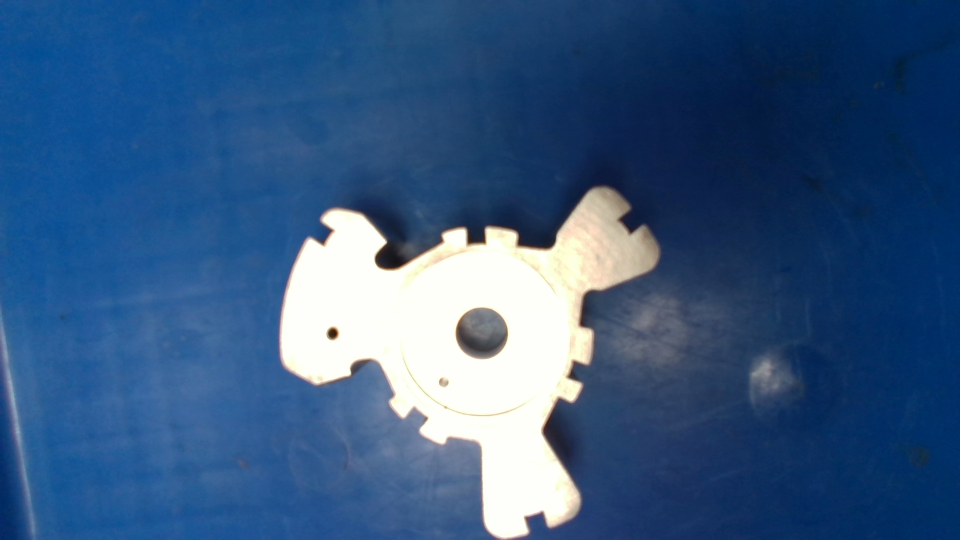
#> input picture test_images/test_10.jpg, 1920 x 1080 px, given in place of template.jpg, which was not available (shown at 1/2 size)
$ python manual_homography.py
#> lines starting #> are read from the running program, lines starting #| are printed output that depends on the picture; pictures that were not available may be replaced by others from this repository, and a replacement may not be noted
import cv2
import numpy as np

# Global variables to store selected points and current image being selected
template_points = []
test_points = []
selecting_template = True  # Start by selecting points on the template image

# Mouse callback function
def select_points(event, x, y, flags, param):
    global template_points, test_points, selecting_template
    if event == cv2.EVENT_LBUTTONDOWN:
        if selecting_template:
            template_points.append((x, y))
            cv2.circle(template_disp, (x, y), 5, (0, 255, 0), -1)
            cv2.imshow("Template Image", template_disp)
        else:
            test_points.append((x, y))
            cv2.circle(test_disp, (x, y), 5, (0, 255, 0), -1)
            cv2.imshow("Test Image", test_disp)

# Read the template and test images
template = cv2.imread("/mnt/data/sam/Mowito/test_images/template.jpg")
#> template is the input picture: shape (1080, 1920, 3); mean B, G, R 129.6, 88.7, 54.4
test_img = cv2.imread("/mnt/data/sam/Mowito/test_images/test_1.jpg")
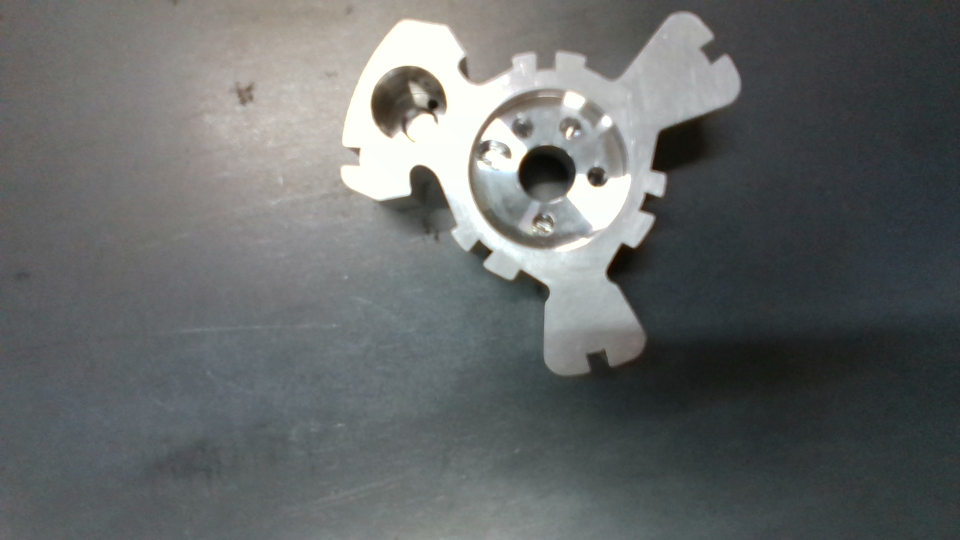
#> input picture test_images/test_1.jpg, 1920 x 1080 px, found by its file name (shown at 1/2 size)
#> test_img is the input picture: shape (1080, 1920, 3); mean B, G, R 104.1, 104.5, 101.3


template = cv2.resize(template, (0, 0), fx=1/2, fy=1/2)
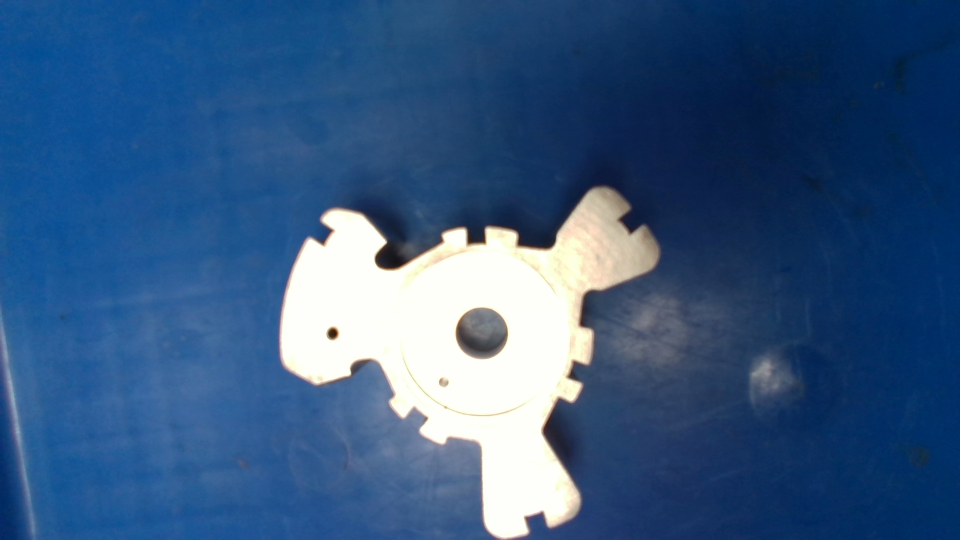
#> template: shape (540, 960, 3); mean B, G, R 129.7, 88.8, 54.5
test_img = cv2.resize(test_img, (0, 0), fx=1/2, fy=1/2)
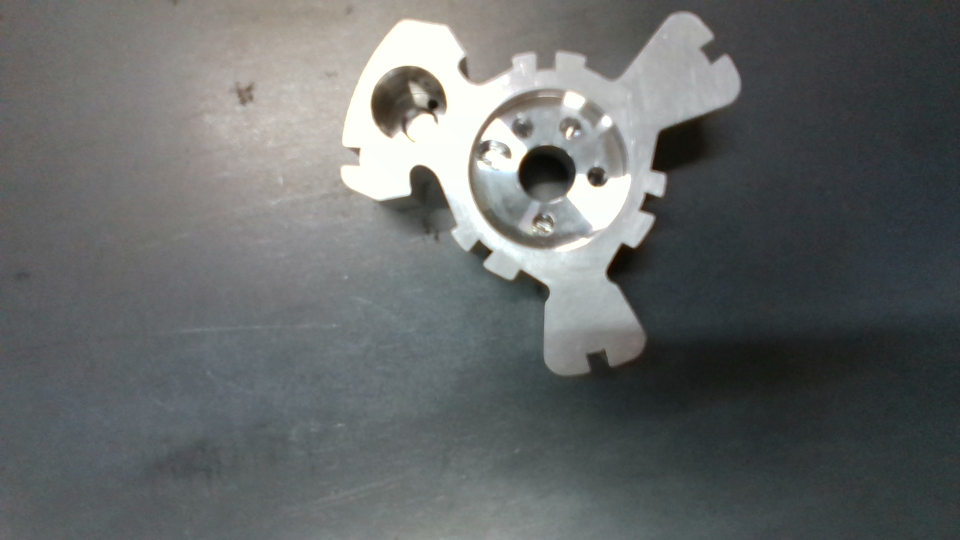
#> test_img: shape (540, 960, 3); mean B, G, R 104.3, 104.7, 101.4
template_disp = template.copy()
test_disp = test_img.copy()
cv2.imshow("Template Image", template_disp)
cv2.setMouseCallback("Template Image", select_points)

# Wait for the user to select points and switch between images
while True:
    key = cv2.waitKey(1) & 0xFF
#> (key q is pressed here)
    if key == ord('n'):  # Press 'n' to switch to the test image
        selecting_template = False
        cv2.imshow("Test Image", test_disp)
        cv2.setMouseCallback("Test Image", select_points)
    elif key == ord('q'):  # Press 'q' to finish selection
        break

cv2.destroyAllWindows()

# Convert selected points to numpy arrays
template_pts = np.float32(template_points).reshape(-1, 1, 2)
test_pts = np.float32(test_points).reshape(-1, 1, 2)
#> (the run stopped early here; a loop or call above may not have finished)
